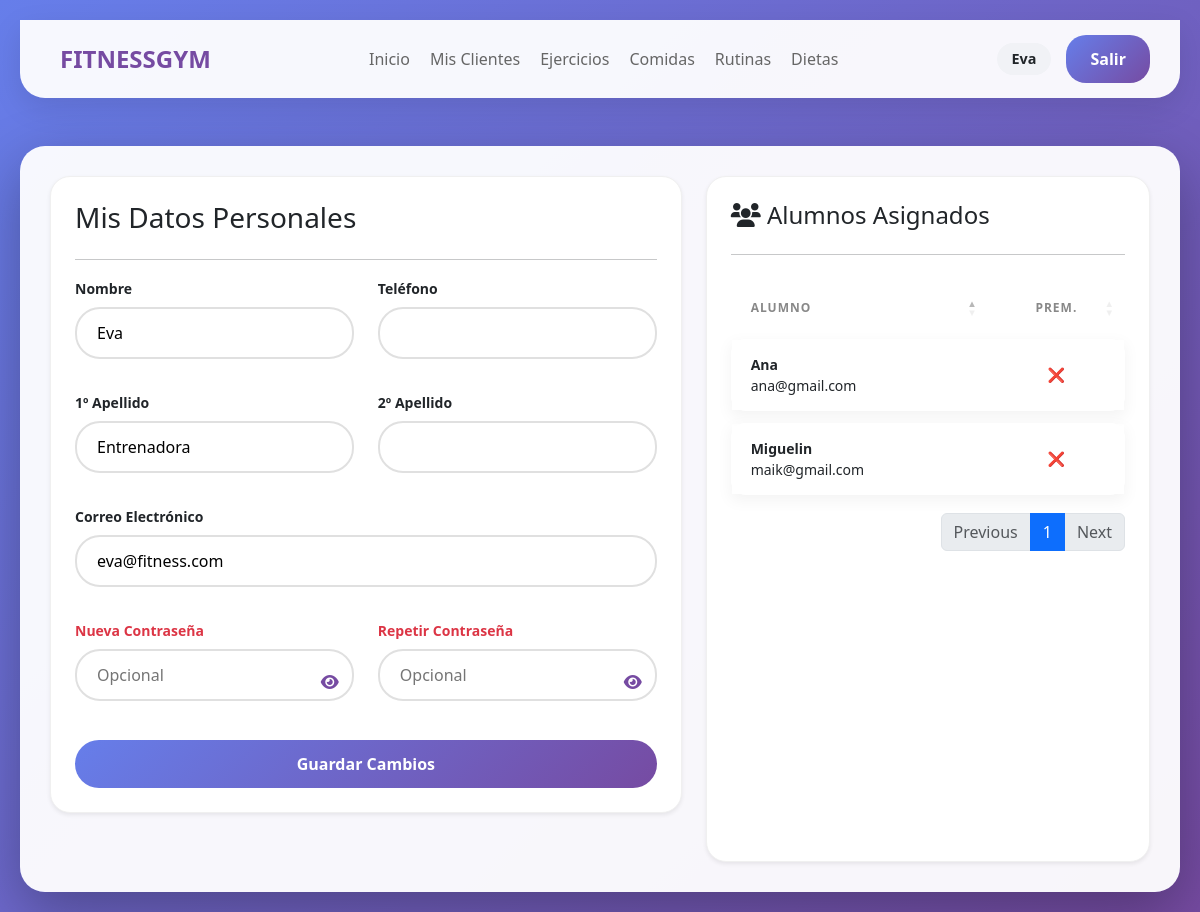
The app's page /php/perfil.php (signed in) with its own data.
### tables this page shows
CREATE TABLE `usuarios` (
  `id_usuario` int(11) NOT NULL,
  `nombre` varchar(50) NOT NULL,
  `apellido1` varchar(50) NOT NULL,
  `apellido2` varchar(50) DEFAULT NULL,
  `telefono` varchar(15) DEFAULT NULL,
  `correo` varchar(100) NOT NULL,
  `password_hash` varchar(255) NOT NULL,
  `rol` enum('usuario','entrenador','administrador') DEFAULT 'usuario',
  `suscrito` tinyint(1) DEFAULT 0,
  `fecha_fin_suscripcion` date DEFAULT NULL,
  `id_entrenador` int(11) DEFAULT NULL,
  `id_rutina_activa` int(11) DEFAULT NULL,
  `id_dieta_activa` int(11) DEFAULT NULL,
  `activo` tinyint(1) DEFAULT 1
);

### php/perfil.php (the view, shortened to what this page needs)
<?php
include 'conexion.php';
$id_usuario = $_SESSION['id_usuario'];
$rol_sesion = $_SESSION['rol'];
$sql = "SELECT u.*, e.nombre AS nom_ent, e.apellido1 AS ape_ent, e.correo AS mail_ent
        FROM usuarios u
        LEFT JOIN usuarios e ON u.id_entrenador = e.id_usuario
        WHERE u.id_usuario = ?";
$stmt = mysqli_prepare($conexion, $sql);
mysqli_stmt_bind_param($stmt, "i", $id_usuario);
mysqli_stmt_execute($stmt);
$usuario = mysqli_fetch_assoc(mysqli_stmt_get_result($stmt));
$alumnos = null;
if ($rol_sesion === 'entrenador') {
    $sql_alumnos = "SELECT nombre, apellido1, correo, suscrito FROM usuarios WHERE id_entrenador = ? AND activo = 1";
    $stmt_a = mysqli_prepare($conexion, $sql_alumnos);
    mysqli_stmt_bind_param($stmt_a, "i", $id_usuario);
    mysqli_stmt_execute($stmt_a);
    $alumnos = mysqli_stmt_get_result($stmt_a);
}
?>
<!DOCTYPE html>
<html lang="es">
<head>
    <link href="https://cdn.jsdelivr.net/npm/bootstrap@5.3.0/dist/css/bootstrap.min.css" rel="stylesheet">
    <link href="https://cdn.datatables.net/1.13.6/css/dataTables.bootstrap5.min.css" rel="stylesheet">
    <link rel="stylesheet" href="https://cdnjs.cloudflare.com/ajax/libs/font-awesome/6.0.0/css/all.min.css">
    <link rel="stylesheet" href="https://cdnjs.cloudflare.com/ajax/libs/toastr.js/latest/toastr.min.css">
    <link rel="stylesheet" href="../css/estilo_global.css">
</head>
<body>
    <?php include 'navbar.php'; ?>
    <div class="container mt-5">
        <div class="row">
            <div class="col-lg-<?= ($rol_sesion === 'administrador') ? '12' : '7' ?> mb-4">
                <div class="card p-4 shadow-sm">
                    <h3>Mis Datos Personales</h3>
                    <hr>
                    <form action="" method="POST" id="formPerfil">
                        <div class="row">
                            <div class="col-md-6 mb-3">
                                <label class="form-label fw-bold small">Nombre</label>
                                <input type="text" name="nombre" class="room-input" value="<?= htmlspecialchars($usuario['nombre']) ?>" required>
                            </div>
                            <div class="col-md-6 mb-3">
                                <label class="form-label fw-bold small">Teléfono</label>
                                <input type="text" name="telefono" class="room-input" value="<?= htmlspecialchars($usuario['telefono'] ?? '') ?>">
                            </div>
                        </div>
                        <div class="row">
                            <div class="col-md-6 mb-3">
                                <label class="form-label fw-bold small">1º Apellido</label>
                                <input type="text" name="apellido1" class="room-input" value="<?= htmlspecialchars($usuario['apellido1']) ?>" required>
                            </div>
                            <div class="col-md-6 mb-3">
                                <label class="form-label fw-bold small">2º Apellido</label>
                                <input type="text" name="apellido2" class="room-input" value="<?= htmlspecialchars($usuario['apellido2'] ?? '') ?>">
                            </div>
                        </div>
                        <div class="mb-3">
                            <label class="form-label fw-bold small">Correo Electrónico</label>
                            <input type="email" name="correo" class="room-input" value="<?= htmlspecialchars($usuario['correo']) ?>" required>
                        </div>
                        <div class="row">
                            <div class="col-md-6 mb-3">
                                <label class="form-label fw-bold small text-danger">Nueva Contraseña</label>
                                <div class="pass-wrapper">
                                    <input type="password" name="nueva_clave" id="p1" class="room-input room-input-pass" placeholder="Opcional">
                                    <button type="button" class="btn-eye-adjust" onclick="verPassword('p1', this)">
                                        <i class="fas fa-eye"></i>
                                    </button>
                                </div>
                            </div>
                            <div class="col-md-6 mb-3">
                                <label class="form-label fw-bold small text-danger">Repetir Contraseña</label>
                                <div class="pass-wrapper">
                                    <input type="password" name="confirmar_clave" id="p2" class="room-input room-input-pass" placeholder="Opcional">
                                    <button type="button" class="btn-eye-adjust" onclick="verPassword('p2', this)">
                                        <i class="fas fa-eye"></i>
                                    </button>
                                </div>
                            </div>
                        </div>
                        <button type="submit" name="actualizar" class="btn btn-primary w-100 mt-2">
                            Guardar Cambios
                        </button>
                    </form>
                </div>
            </div>
            <?php if ($rol_sesion !== 'administrador'): ?>
            <div class="col-lg-5">
                <div class="card p-4 shadow-sm h-100">
                    <?php if ($rol_sesion === 'usuario'): ?>
                        <h4> Mi Instructor</h4>
                        <hr>
                        <?php if ($usuario['nom_ent']): ?>
                            <div class="d-flex align-items-center">
                                <div>
                                    <h5 class="mb-0"><?= htmlspecialchars($usuario['nom_ent'] . " " . $usuario['ape_ent']) ?></h5>
                                    <p class="text-muted small mb-0"><?= htmlspecialchars($usuario['mail_ent']) ?></p>
                                </div>
                            </div>
                        <?php else: ?>
                            <p class="alert alert-light text-muted small">Sin instructor asignado.</p>
                        <?php endif; ?>
                        <div class="mt-auto pt-4">
                            <button onclick="confirmarBaja()" class="btn btn-outline-danger w-100 btn-sm">Solicitar Baja</button>
                        </div>
                    <?php elseif ($rol_sesion === 'entrenador'): ?>
                        <h4><i class="fas fa-users"></i> Alumnos Asignados</h4>
                        <hr>
                        <table id="tablaMisAlumnos" class="table align-middle small">
                            <thead><tr><th>Alumno</th><th class="text-center">Prem.</th></tr></thead>
                            <tbody>
                                <?php while ($al = mysqli_fetch_assoc($alumnos)): ?>
                                <tr>
                                    <td><strong><?= htmlspecialchars($al['nombre']) ?></strong><br><?= htmlspecialchars($al['correo']) ?></td>
                                    <td class="text-center"><?= $al['suscrito'] ? '✅' : '❌' ?></td>
                                </tr>
                                <?php endwhile; ?>
                            </tbody>
                        </table>
                    <?php endif; ?>
                </div>
            </div>
            <?php endif; ?>
        </div>
    </div>
</body>
</html>

### css/estilo_global.css (style rules this page uses)
:root { --primary-gradient: linear-gradient(135deg, #667eea 0%, #764ba2 100%); --bg-light: rgba(255, 255, 255, 0.95); --shadow-soft: 0 10px 30px rgba(0, 0, 0, 0.05); --shadow-strong: 0 20px 60px rgba(0, 0, 0, 0.3); --radius-main: 25px; --radius-card: 20px; --text-dark: #333; --text-muted: #666; }
* { margin: 0; padding: 0; box-sizing: border-box; font-family: 'Segoe UI', Tahoma, Geneva, Verdana, sans-serif; }
body { background: var(--primary-gradient); min-height: 100vh; padding: 20px; }
.container { max-width: 1200px; margin: 0 auto; background: var(--bg-light); border-radius: var(--radius-main); padding: 30px; box-shadow: var(--shadow-strong); }
.card { background: white; padding: 25px; border-radius: var(--radius-card); box-shadow: var(--shadow-soft); border: 1px solid #f0f0f0; margin-bottom: 25px; }
.btn { background: var(--primary-gradient); color: white; border: none; padding: 12px 30px; border-radius: 25px; font-size: 16px; font-weight: bold; cursor: pointer; transition: all 0.3s; text-decoration: none; display: inline-block; }
input[type="text"], input[type="number"], input[type="email"], input[type="password"], input[type="phone"], select { width: 100%; padding: 12px 20px; border: 2px solid #e0e0e0; border-radius: 25px; margin-bottom: 15px; outline: none; }
table.dataTable { border-collapse: separate !important; border-spacing: 0 12px !important; border: none !important; }
table.dataTable thead th { border: none !important; color: #888; text-transform: uppercase; font-size: 0.75rem; letter-spacing: 1px; padding: 10px 20px !important; }
table.dataTable tbody tr { background-color: white !important; box-shadow: 0 5px 15px rgba(0, 0, 0, 0.05) !important; transition: transform 0.2s ease; }
table.dataTable tbody td { border: none !important; padding: 15px 20px !important; vertical-align: middle; }
table.dataTable tbody tr td:first-child { border-radius: 15px 0 0 15px; }
table.dataTable tbody tr td:last-child { border-radius: 0 15px 15px 0; }

### php/perfil.php (style rules this page uses)
.pass-wrapper { position: relative; display: flex; align-items: center; }
.room-input-pass { padding-right: 45px !important; width: 100%; }
.btn-eye-adjust { position: absolute; right: 15px; background: none; border: none; color: #764ba2; cursor: pointer; padding: 0; display: flex; align-items: center; z-index: 5; }

### records on screen
usuarios: nombre "Eva", apellido1 "Entrenadora", correo "eva@fitness.com"
usuarios: nombre "Ana", correo "ana@gmail.com"
usuarios: nombre "Miguelin", correo "maik@gmail.com"

### other values on screen
$_SESSION['nombre'] "Eva"
